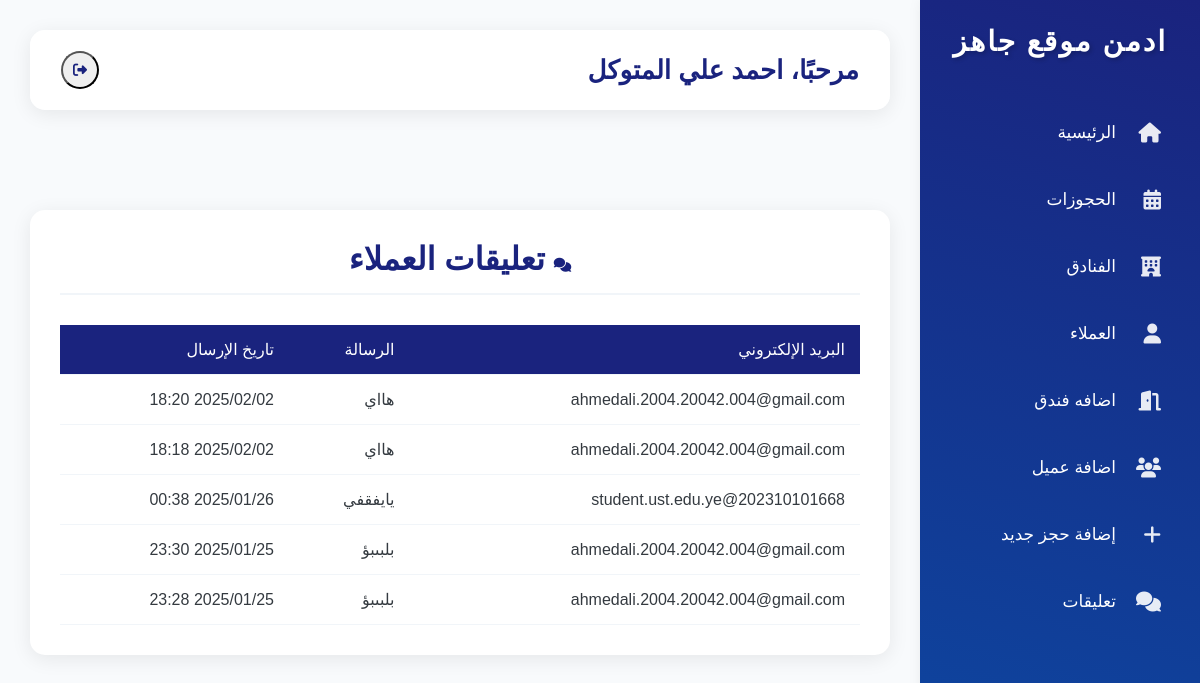
Page /dashboard/contact.php (signed in) on the committed database.
### tables this page shows
CREATE TABLE `contact_messages` (
  `id` int(11) NOT NULL,
  `email` varchar(255) NOT NULL,
  `message` text NOT NULL,
  `created_at` timestamp NOT NULL DEFAULT current_timestamp()
);

### dashboard/contact.php (the view, shortened to what this page needs)
<?php
include_once 'sidebar.php';
include_once 'header.php';
require_once('../config.php');
$query = "SELECT email, message, created_at FROM contact_messages ORDER BY created_at DESC";
$result = mysqli_query($conn, $query);
?>
<body class="comments-page">
    <div class="main-content">
        <div class="comments-container">
            <h1><i class="fas fa-comments"></i> تعليقات العملاء</h1>
            <?php if(mysqli_num_rows($result) > 0): ?>
                <table class="comments-table">
                    <thead>
                        <tr>
                            <th>البريد الإلكتروني</th>
                            <th>الرسالة</th>
                            <th>تاريخ الإرسال</th>
                        </tr>
                    </thead>
                    <tbody>
                        <?php while($row = mysqli_fetch_assoc($result)): ?>
                        <tr>
                            <td><?= htmlspecialchars($row['email']) ?></td>
                            <td class="message-cell"><?= nl2br(htmlspecialchars($row['message'])) ?></td>
                            <td class="date-cell"><?= date('Y/m/d H:i', strtotime($row['created_at'])) ?></td>
                        </tr>
                        <?php endwhile; ?>
                    </tbody>
                </table>
            <?php else: ?>
                <div style="text-align:center; padding:20px; color:#666">
                    لا توجد تعليقات لعرضها
                </div>
            <?php endif; ?>
        </div>
    </div>
</body>
</html>

### dashboard/css/style.css (style rules this page uses)
.main-content { margin-right: 280px; padding: 30px; transition: 0.3s; }
body { color: #343a40; }
.fas { font-size: 14px; }
:root { --primary-color: #1a237e; --secondary-color: #4CAF50; --background: #f8fafc; --text-dark: #1e293b; }
.comments-page .main-content { margin-right: 280px; padding: 30px; transition: 0.3s; }
.comments-page .comments-container { background: white; padding: 30px; border-radius: 15px; box-shadow: 0 4px 20px rgba(0,0,0,0.08); }
.comments-page h1 { color: #1a237e; margin-bottom: 30px; border-bottom: 2px solid #f1f5f9; padding-bottom: 15px; text-align: center; }
.comments-page .comments-table { width: 100%; border-collapse: collapse; margin-top: 20px; }
.comments-page .comments-table th, .comments-page .comments-table td { padding: 15px; text-align: right; border-bottom: 1px solid #f1f5f9; }
.comments-page .comments-table th { background: #1a237e; color: white; font-weight: 500; }
.comments-page .message-cell { max-width: 400px; word-break: break-word; }
.comments-page .date-cell { white-space: nowrap; }

### dashboard/sidebar.php (style rules this page uses)
* { margin: 0; padding: 0; box-sizing: border-box; font-family: 'Tajawal', sans-serif; }
body { background: #f8fafc; }

### dashboard/header.php (style rules this page uses)
.main-content { margin-right: 280px; padding: 30px; transition: 0.3s; }
.main-content > * { animation: fadeIn 0.6s ease-out; }

### rows in the picture
contact_messages: email "ahmedali.2004.20042.004@gmail.com", message "هااي", created_at "2025/02/02 18:20"
contact_messages: email "ahmedali.2004.20042.004@gmail.com", message "هااي", created_at "2025/02/02 18:18"
contact_messages: email "202310101668@student.ust.edu.ye", message "يايفقفي", created_at "2025/01/26 00:38"
contact_messages: email "ahmedali.2004.20042.004@gmail.com", message "بلبىبؤ", created_at "2025/01/25 23:30"
contact_messages: email "ahmedali.2004.20042.004@gmail.com", message "بلبىبؤ", created_at "2025/01/25 23:28"

### other values in the picture
$username "احمد علي المتوكل"
